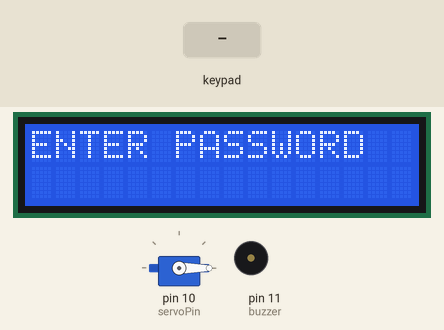
Recording of a sketch running on a simulated Arduino Uno, built with avr-gcc and run on an emulated ATmega328P. On the bench: servo, 16×2 character LCD, buzzer (waves = sounding, pin HIGH). Inputs (shaded band) come from the test bench.

Above: at 2.8 s.
2.9 s: keypad keys 2 4 2 1 pressed 0.4 s apart
At 6.1 s:
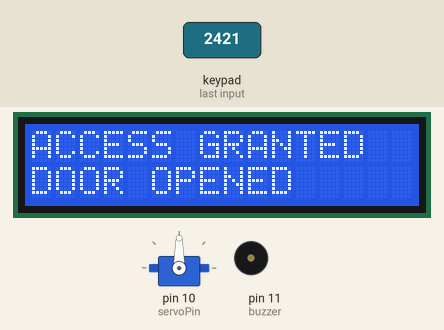
At 7.1 s:
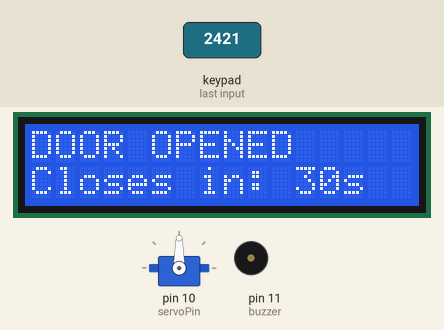
Timing chart, 0 to 40.0 s (numbered marks = the images above; inputs shaded):
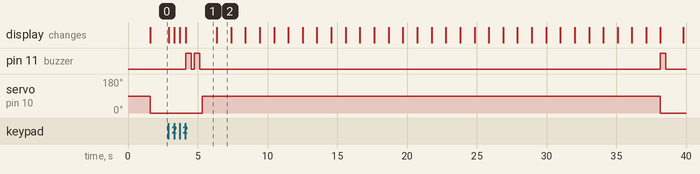

The sketch:

PASSWORDDOORLOCKSYSTEM.ino
```cpp
#include <Wire.h>
#include <LiquidCrystal_I2C.h>
#include <Keypad.h>
#include <Servo.h>

// ---------- Hardware ----------
LiquidCrystal_I2C lcd(0x27, 16, 2);
Servo servo;
const int servoPin = 10, buzzer = 11;

// ---------- Keypad ----------
const byte ROWS = 4, COLS = 4;
char keys[ROWS][COLS] = {
  {'D','C','B','A'},
  {'#','9','6','3'},
  {'0','8','5','2'},
  {'*','7','4','1'}
};
byte rowPins[ROWS] = {2,3,4,5}, colPins[COLS] = {6,7,8,9};
Keypad keypad = Keypad(makeKeymap(keys), rowPins, colPins, ROWS, COLS);

// ---------- Password ----------
char pass[] = "2421", input[5];
byte idx = 0;

// ---------- Setup ----------
void setup() {
  servo.attach(servoPin);
  pinMode(buzzer, OUTPUT);
  lcd.init();
  lcd.backlight();
  lcd.clear();
  lcd.setCursor(0, 0);
  lcd.print("  WELCOME To");
  lcd.setCursor(0, 1);
  lcd.print("SECURE SYSTEM");
  delay(1500);
  lcd.clear();
  lcd.print("ENTER PASSWORD");
  lcd.setCursor(0, 1);
  servo.write(0); // Door initially closed
}

// ---------- Loop ----------
void loop() {
  char k = keypad.getKey();
  if (k != NO_KEY) {
    if (k == 'C') {
      idx = 0;
      lcd.setCursor(0, 1);
      lcd.print("    ");
      lcd.setCursor(0, 1);
      return;
    }
    if (k >= '0' && k <= '9' && idx < 4) {
      input[idx] = k;
      lcd.setCursor(idx, 1);
      lcd.print('*');
      idx++;
    }
    if (idx == 4) {
      input[idx] = '\0';
      checkPass();
      idx = 0;
      lcd.setCursor(0, 1);
      lcd.print("    ");
    }
  }
}

// ---------- Check Password ----------
void checkPass() {
  if (strcmp(input, pass) == 0) {
    lcd.clear();
    lcd.print("ACCESS GRANTED");
    lcd.setCursor(0, 1);
    lcd.print("DOOR OPENED");
    beep(2);

    servo.write(90); // Door open
    delay(1000);

    // Start countdown
    for (int t = 30; t >= 0; t--) {
      lcd.clear();
      lcd.print("DOOR OPENED");
      lcd.setCursor(0, 1);
      lcd.print("Closes in: ");
      lcd.print(t);
      lcd.print("s");
      delay(1000);
    }

    // Close door after 30 seconds
    lcd.clear();
    lcd.print("DOOR CLOSED");
    servo.write(0);
    beep(1);
    delay(1000);
    lcd.clear();
    lcd.print("ENTER PASSWORD");
  }
  else {
    lcd.clear();
    lcd.print("WRONG PASSWORD");
    lcd.setCursor(0, 1);
    lcd.print("TRY AGAIN");
    beep(1);
    delay(1000);
    lcd.clear();
    lcd.print("ENTER PASSWORD");
  }
}

// ------------------ Buzzer ------------------
void beep(int times) {
  for (int i = 0; i < times; i++) {
    digitalWrite(buzzer, HIGH);
    delay(400);
    digitalWrite(buzzer, LOW);
    delay(200);
  }
}
```

Measured:
- after the input at 2.9 s, pin 11 (buzzer): goes HIGH 0.40 s, LOW 0.20 s, HIGH 0.40 s, LOW 33.0 s, HIGH 0.40 s, then LOW, starting after 1.2 s; servo on pin 10 (servoPin): 0° → 90° after 2.4 s, → 0° 32.8 s later; the display: first changes at once (image 1 shows a later state)
- what the display in image 1 shows lasts 2.3 s, from 4.1 s to 6.4 s
- what the display in image 2 shows lasts 1.0 s, from 6.4 s to 7.4 s
